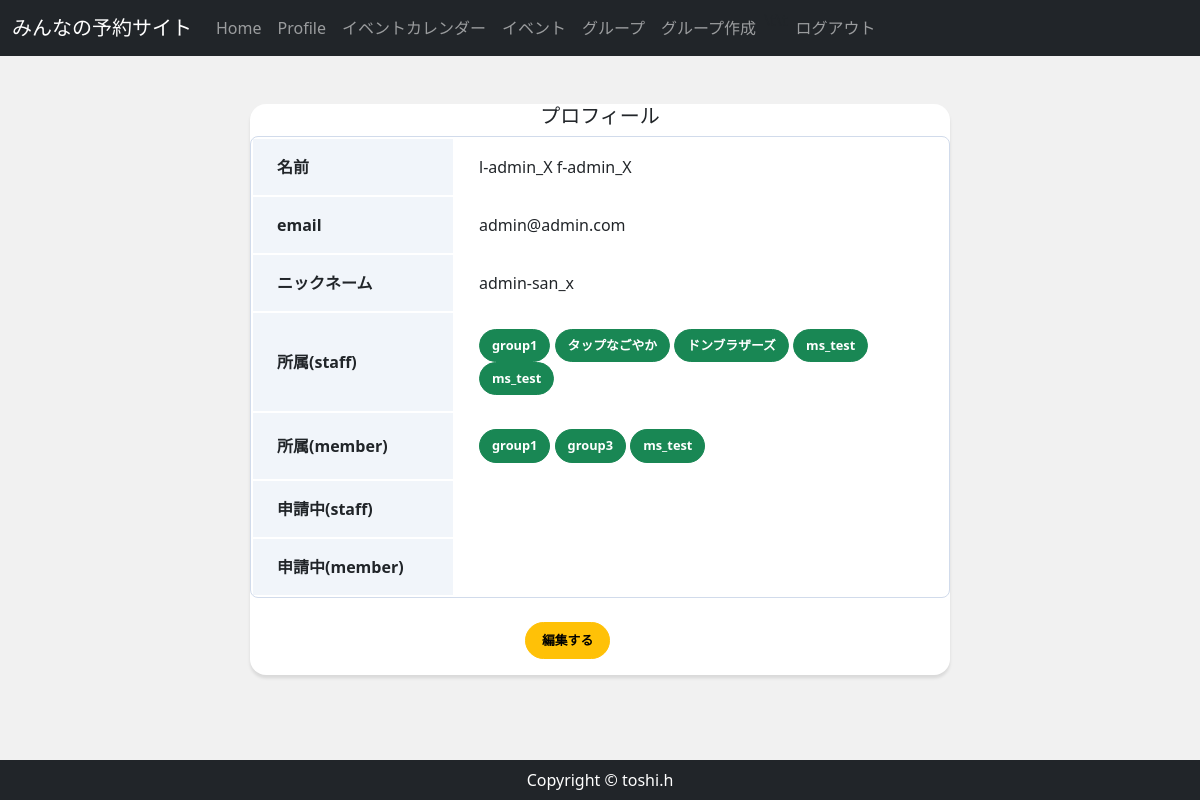
/accounts/userprofile/2/ (signed in), run on the app's committed database.
### accounts/models.py (models this page shows, shortened)
class CustomUser(AbstractBaseUser, PermissionsMixin):
    email = models.EmailField(
        verbose_name='email',
        max_length=255,
        unique=True,
        )
    first_name = models.CharField('名', max_length=150)
    last_name = models.CharField('姓', max_length=150)
    nickname = models.CharField('ニックネーム', max_length=150,  null=True, blank=True)
    active = models.BooleanField(default=True)
    staff = models.BooleanField(default=False) #staffかどうか
    admin = models.BooleanField(default=False)
    objects = UserManager()
    EMAIL_FIELD = 'email'
    USERNAME_FIELD = 'email'
    REQUIRED_FIELDS = []
    def __str__(self):
        return self.email
    @property
    def is_active(self):
        return self.active
    class Meta(AbstractBaseUser.Meta):
        db_table = 'custom_user'

### reservation/models.py (models this page shows)
class ApprovedStaff(models.Model):
    staff = models.ForeignKey(CustomUser,  on_delete=models.CASCADE,)
    group = models.ForeignKey(Group,  on_delete=models.CASCADE, )
    approved = models.BooleanField(default=False)
    class Meta:
        constraints = [
            models.UniqueConstraint(
                fields=["staff", "group"],
                name = "approved_staff_unique",
            ),
        ]

class Group(models.Model):
    group_name = models.CharField(max_length=150)
    group_detail = models.TextField()
    group_owner = models.ForeignKey(
        CustomUser,
        unique=False,
        db_index=True,
        related_name='owner',
        on_delete=models.CASCADE
    )
    def __str__(self):
        return self.group_name

class ApprovedMember(models.Model):
    member = models.ForeignKey(CustomUser,  on_delete=models.CASCADE)
    group = models.ForeignKey(Group,  on_delete=models.CASCADE)
    approved = models.BooleanField(default=False)
    class Meta:
        constraints = [
            models.UniqueConstraint(
                fields=["member", "group"],
                name = "approved_member_unique"
            ),
        ]

### accounts/views.py (the view)
# urls.py: path('userprofile/<int:pk>/', views.ProfileView.as_view(), name='userprofile'),
class ProfileView(OnlyYouMixin, DetailView):
    model = CustomUser
    template_name = 'account/userprofile.html'
    def get(self, request, *args, **kwargs):
        user_data = CustomUser.objects.get(email=self.request.user)
        group_data_m = ApprovedMember.objects.filter(member=user_data, approved=True)
        group_data_s = ApprovedStaff.objects.filter(staff=user_data, approved=True)
        applyings_m = user_data.applyingmember_set.all()
        for applying_m in applyings_m:
            print(applying_m.group)
        return render(request, self.template_name,{
            'group_data_m':group_data_m,
            'group_data_s':group_data_s,
            'user_data':user_data,
        })

### accounts/views.py (called while the page is built)
    def test_func(self):
        user = self.request.user
        return user.pk == self.kwargs['pk'] or user.is_superuser

### accounts/templates/account/userprofile.html (shortened to what this page needs)
{% extends 'reservation/base.html' %}
{% block content %}
    <div class="card card-profile my-5 mx-auto">
        <div class="carl-body">
            <h5 class="card-title text-center">プロフィール</h5>
            <table class="profile_table mb-4 ">
                <tbody>
                    <tr>
                        <th class="header">名前</th>
                        <td class="data">{{ user.first_name }} {{ user.last_name }} </td>
                    </tr>
                    <tr>
                        <th class="header">email</th>
                        <td class="data">{{ user.email }}</td>
                    </tr>
                    <tr>
                        <th class="header">ニックネーム</th>
                        <td class="data">{{ user.nickname }}</td>
                    </tr>
                    <tr>
                        <th class="header">所属(staff)</th>
                        <td class="data">
                        {% for group_s in group_data_s %}
                        <a href="{% url 'group_detail' group_s.group.pk  %} " class="btn btn-success">{{ group_s.group }}</a>
                        {% endfor %}
                        </td>
                    </tr>
                    <tr>
                        <th class="header">所属(member)</th>
                        <td class="data">
                        {% for group_m in group_data_m %}
                        <a href="{% url 'group_detail' group_m.group.pk  %} " class="btn btn-success">{{ group_m.group }}</a>
                        {% endfor %}
                        </td>
                    </tr>
                    <tr>
                        <th class="header">申請中(staff)</th>
                        <td class="data">
                        </td>
                    </tr>
                    <tr>
                        <th class="header">申請中(member)</th>
                        <td class="data">
                        </td>
                    </tr>
                </tbody>
            </table>
            <div class="button my-3 mx-auto">
                <a href="{% url 'profile_form' user.pk %}" class="btn btn-lg btn-warning btn-block">編集する</a>
            </div>
        </div>
    </div>
{% endblock %}

### reservation/static/css/rsv_style.css (style rules this page uses)
* { margin: 0; padding: 0; box-sizing: border-box; }
.card-profile { width: 700px; border: 0; border-radius: 1rem; box-shadow: 0 0.2rem 0.2rem 0 rgba(0, 0, 0, 0.1) }
.button { width: 150px; }
.btn { font-size: 80%; border-radius: 5rem; font-weight: bold; }
.profile_table { width: 100%; border: 1px solid #d1dbeb; border-radius: 8px; border-collapse: separate; overflow: hidden; }
.profile_table .header { width: 200px; padding: 16px 24px; text-align: left; background: #f1f5fa; }
.profile_table .data { padding: 16px 24px; }

### data on the page
CustomUser: first_name "l-admin_X", last_name "f-admin_X", email "admin@admin.com", nickname "admin-san_x"
ApprovedStaff: group "group1"
ApprovedStaff: group "タップなごやか"
ApprovedStaff: group "ドンブラザーズ"
ApprovedStaff: group "ms_test"
ApprovedStaff: group "ms_test"
ApprovedMember: group "group1"
ApprovedMember: group "group3"
ApprovedMember: group "ms_test"
